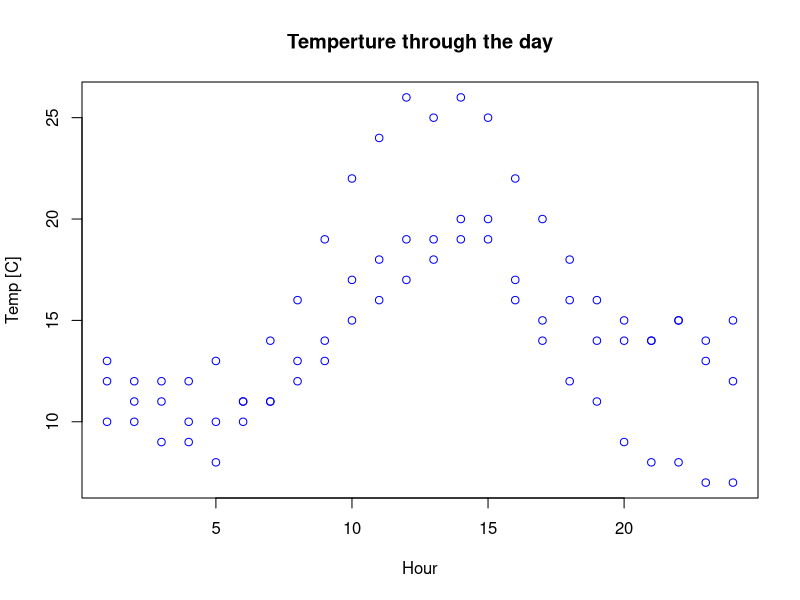

Write the R code that produced this figure.
## ---- chunk 1
knitr::opts_chunk$set(echo = TRUE)
## ---- chunk 2
# simple file to read, analyze and plot

# First we read a set of meteorological observations.
# The file is constructed of a date, hour (24 observation per day, 3 days), temperature and humidity
meteo = read.csv('meteo data.csv',header=T)


# plot data
plot(meteo$hour,meteo$temp,type="p",col="blue",main = "Temperture through the day",xlab = "Hour", ylab = "Temp [C]")

